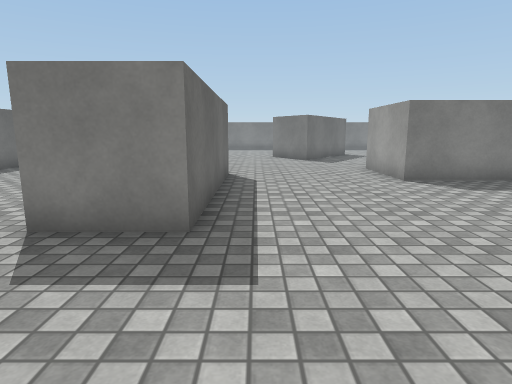
[1] (above)

16 first-person views from a walk through a Unity game level. The camera is 1.2 m above the floor, tilts 10° down and sees 75° across. The floor is counted in squares, 1 m on a side. Each view is taken from the middle of a square. On the plan, view 1 faces up. The plan holds only what a view shows up to about 14 squares ahead; the rest is blank. The player is left out. Surface patterns are stand-ins for the level's own textures.

[2]
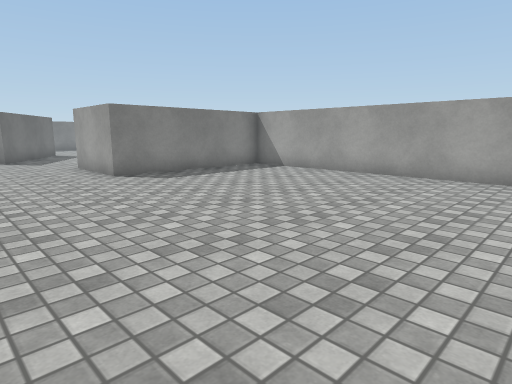

[3]
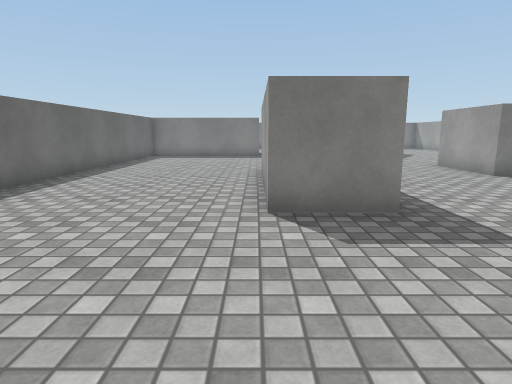

[4]
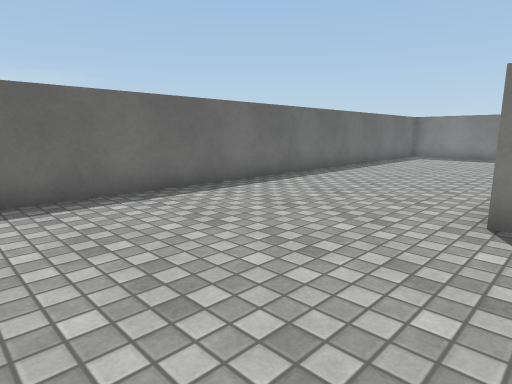

[5]
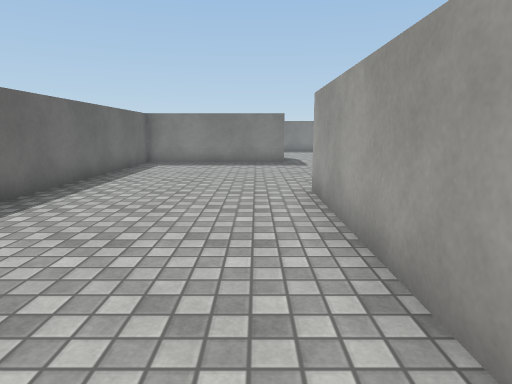

[6]
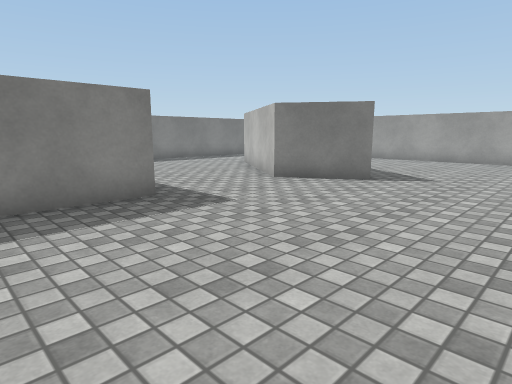

[7]
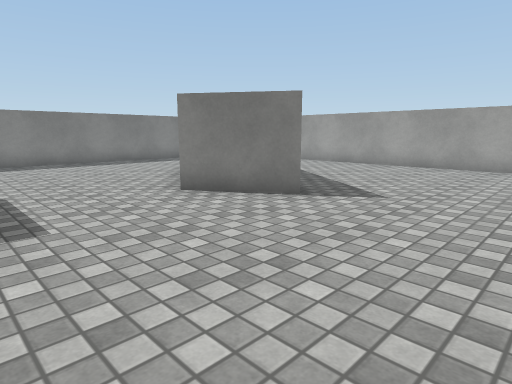

[8]
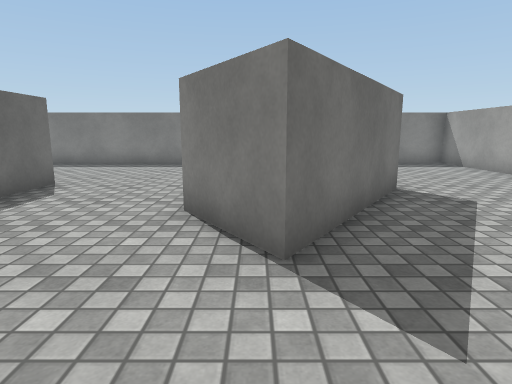

[9]
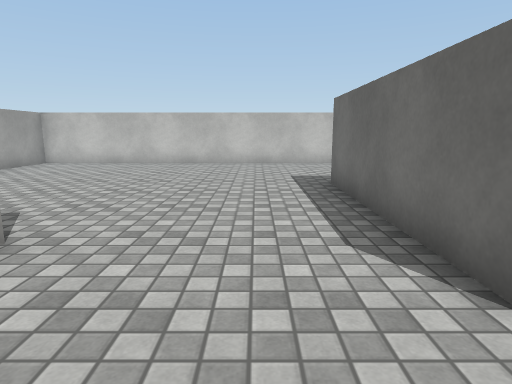

[10]
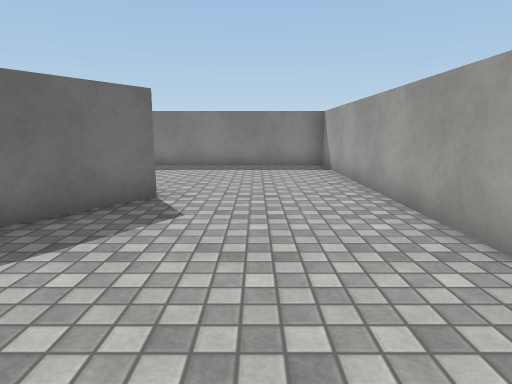

[11]
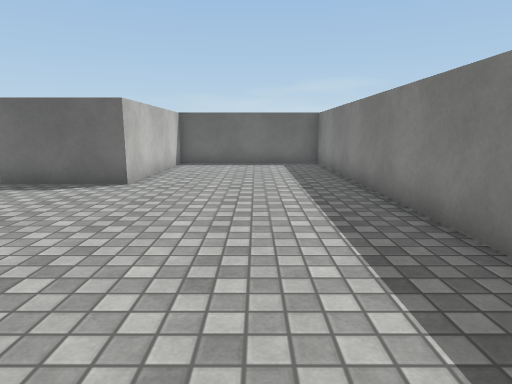

[12]
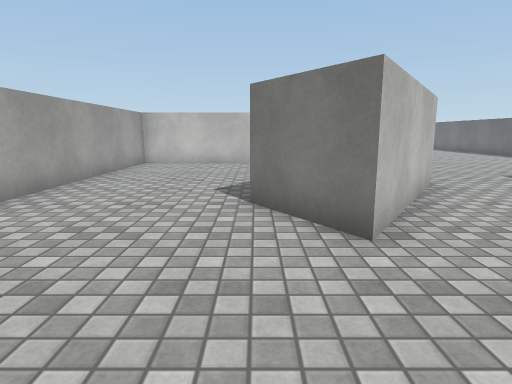

[13]
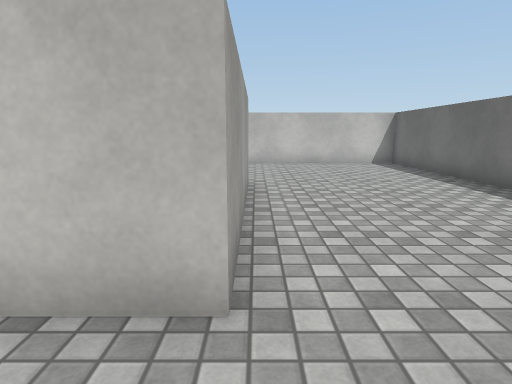

[14]
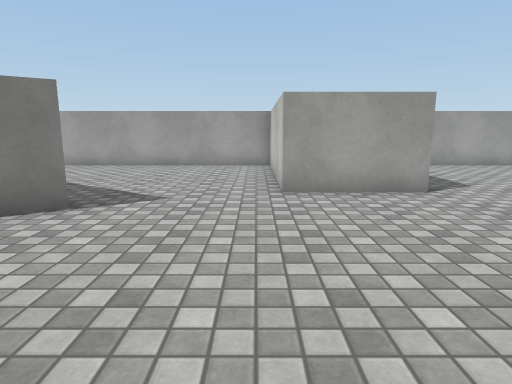

[15]
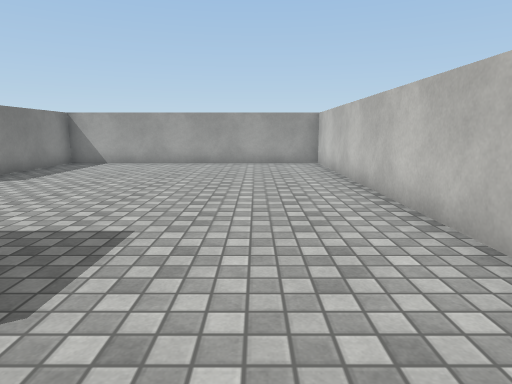

[16]
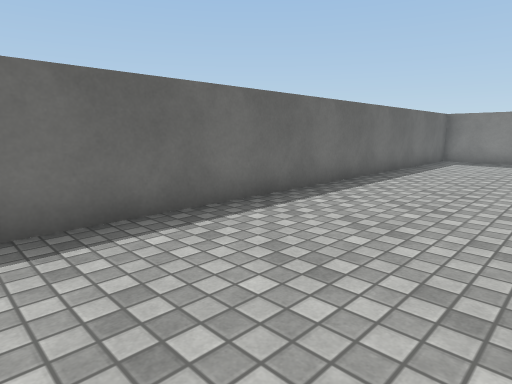

### Floor plan
Points are (right, up) in squares from view 1. A wall is a line through its corners. A room is listed if a view was taken in it or the views show most of it. See-through windows are left out.
Room 1 (views 1, 2, 3, 4, 5, 6, 7, 8, 9, 10, 11, 12, 13, 14, 15, 16)
walls: (-0.8, 10) (-0.8, 4) (-2.8, 4) (-2.8, 10) (-1.2, 10); (3.8, 11.5) (9.5, 11.5) (9.5, 25.5) (-8.5, 25.5) (-8.5, 20) (-2.8, 20) (-2.8, 16.9) (-8.5, 16.9) (-8.5, -1.5) (9.5, -1.5) (9.5, 8.5) (3.8, 8.5) (3.8, 11.5); (2.3, 15) (0.9, 17.2) (3.7, 21.4) (5.1, 19.3) (2.3, 15)

Positions as (right, up) in squares from view 1, and headings:
1: (0, 0), facing up
2: (0, -1), facing up-right
3: (-3, -1), facing up
4: (-2, -1), facing up-left
5: (-4, 3), facing up
6: (-6, 11), facing up-right
7: (-3, 11), facing up-right
8: (2, 12), facing up
9: (1, 12), facing down
10: (7, 13), facing up
11: (5, 23), facing left
12: (5, 25), facing down
13: (-3, 12), facing down
14: (-3, 12), facing right
15: (-4, 1), facing right
16: (-4, 1), facing up-left
